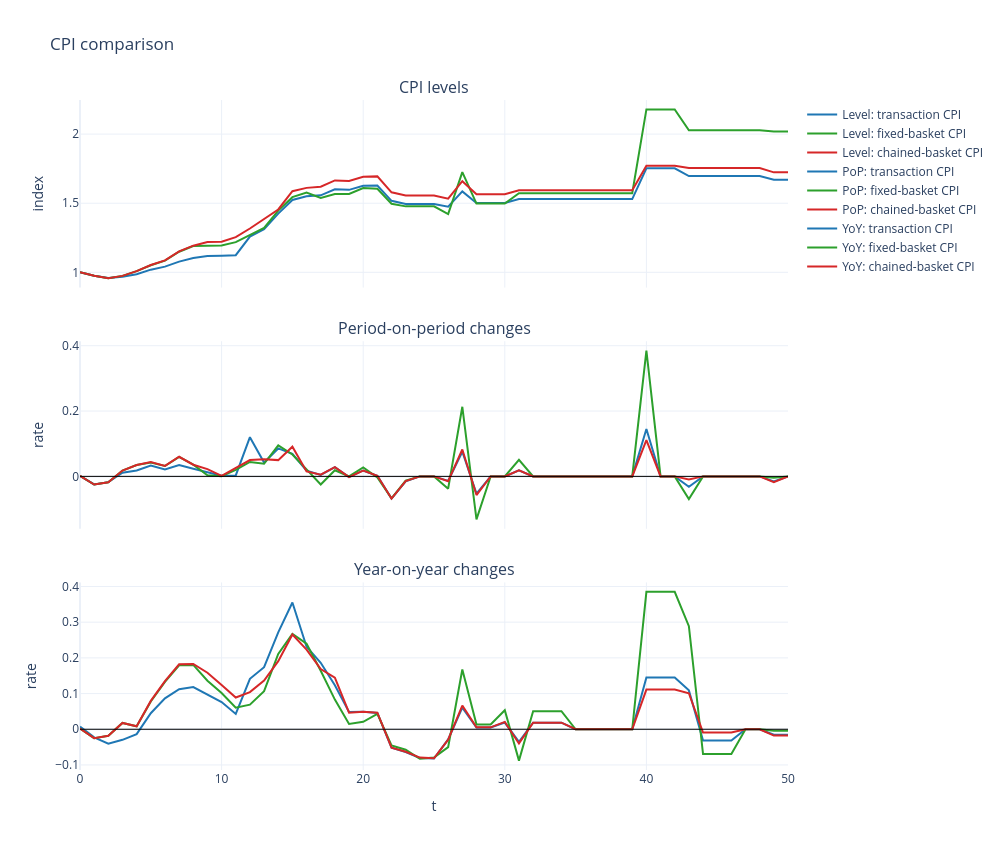
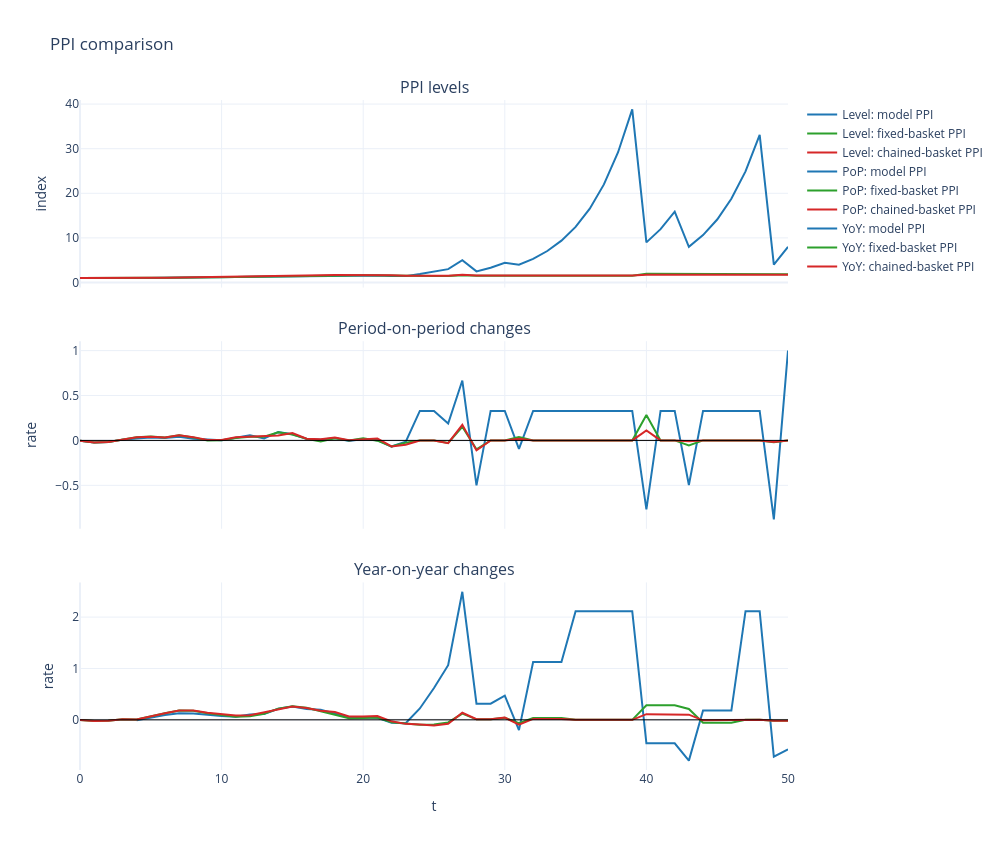
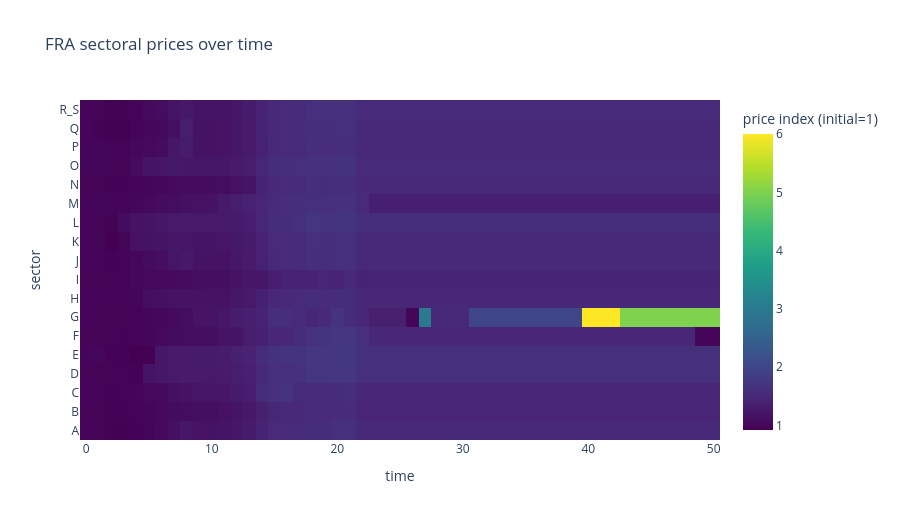
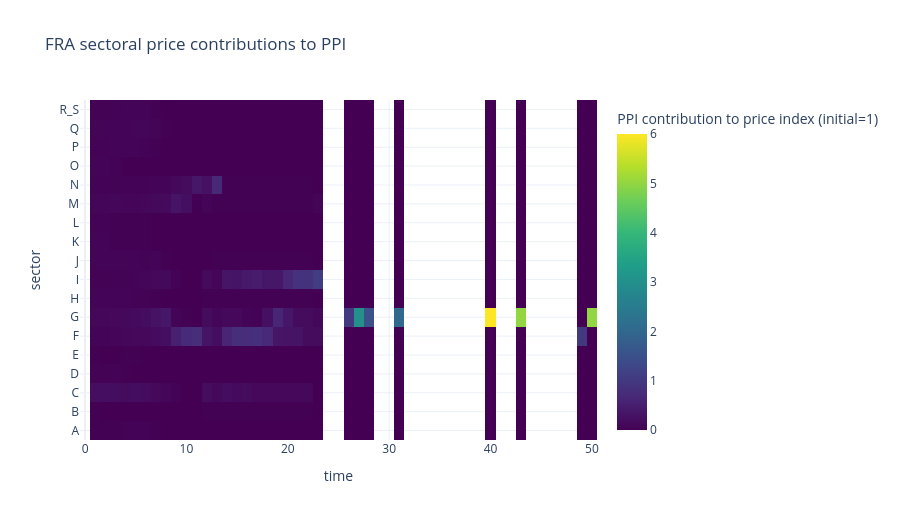

The notebook cell saved with these charts, in order:
### Code cell
# Price And Sector Diagnostics
cpi_df = build_cpi_comparison_df(model, country_code=cfg.country_iso3)
ppi_df = build_ppi_comparison_df(model, country_code=cfg.country_iso3)
plot_cpi_comparison(cpi_df)
plot_ppi_comparison(ppi_df)
plot_sectoral_prices_over_time(model=model, country_code=cfg.country_iso3)
plot_sectoral_prices_over_time(model=model, country_code=cfg.country_iso3, kind="lines", print_sector_names=False)
plot_employment_by_sector(model, cfg.country_iso3, title="Employment by sector (model)")

### Figure 1 — Plotly figure (JSON) as saved in the notebook; plotly's stock layout.template omitted (floating-point values rounded to 4 significant figures)
{"data": [{"line": {"color": "#1f77b4", "width": 2}, "mode": "lines", "name": "Level: transaction CPI", "type": "scatter", "x": [0, 1, 2, 3, 4, 5, 6, 7, 8, 9, 10, 11, 12, 13, 14, 15, 16, 17, 18, 19, 20, 21, 22, 23, 24, 25, 26, 27, 28, 29, 30, 31, 32, 33, 34, 35, 36, 37, 38, 39, 40, 41, 42, 43, 44, 45, 46, 47, 48, 49, 50], "xaxis": "x", "y": [1.0, 0.9754, 0.9582, 0.9688, 0.9864, 1.019, 1.041, 1.078, 1.103, 1.118, 1.121, 1.124, 1.259, 1.312, 1.425, 1.523, 1.55, 1.557, 1.601, 1.597, 1.626, 1.628, 1.517, 1.495, 1.495, 1.495, 1.474, 1.586, 1.502, 1.502, 1.502, 1.53, 1.53, 1.53, 1.53, 1.53, 1.53, 1.53, 1.53, 1.53, 1.752, 1.752, 1.752, 1.697, 1.697, 1.697, 1.697, 1.697, 1.697, 1.671, 1.671], "yaxis": "y"}, {"line": {"color": "#2ca02c", "width": 2}, "mode": "lines", "name": "Level: fixed-basket CPI", "type": "scatter", "x": [0, 1, 2, 3, 4, 5, 6, 7, 8, 9, 10, 11, 12, 13, 14, 15, 16, 17, 18, 19, 20, 21, 22, 23, 24, 25, 26, 27, 28, 29, 30, 31, 32, 33, 34, 35, 36, 37, 38, 39, 40, 41, 42, 43, 44, 45, 46, 47, 48, 49, 50], "xaxis": "x", "y": [1.0, 0.9751, 0.9574, 0.9745, 1.008, 1.051, 1.084, 1.149, 1.19, 1.194, 1.194, 1.218, 1.272, 1.321, 1.447, 1.544, 1.577, 1.538, 1.567, 1.567, 1.61, 1.604, 1.496, 1.477, 1.477, 1.477, 1.422, 1.724, 1.497, 1.497, 1.497, 1.573, 1.573, 1.573, 1.573, 1.573, 1.573, 1.573, 1.573, 1.573, 2.179, 2.179, 2.179, 2.027, 2.027, 2.027, 2.027, 2.027, 2.027, 2.019, 2.019], "yaxis": "y"}, {"line": {"color": "#d62728", "width": 2}, "mode": "lines", "name": "Level: chained-basket CPI", "type": "scatter", "x": [0, 1, 2, 3, 4, 5, 6, 7, 8, 9, 10, 11, 12, 13, 14, 15, 16, 17, 18, 19, 20, 21, 22, 23, 24, 25, 26, 27, 28, 29, 30, 31, 32, 33, 34, 35, 36, 37, 38, 39, 40, 41, 42, 43, 44, 45, 46, 47, 48, 49, 50], "xaxis": "x", "y": [1.0, 0.9751, 0.9574, 0.9745, 1.008, 1.053, 1.087, 1.152, 1.193, 1.219, 1.222, 1.254, 1.317, 1.386, 1.455, 1.587, 1.611, 1.619, 1.665, 1.661, 1.691, 1.694, 1.579, 1.556, 1.556, 1.556, 1.533, 1.66, 1.565, 1.565, 1.565, 1.594, 1.594, 1.594, 1.594, 1.594, 1.594, 1.594, 1.594, 1.594, 1.771, 1.771, 1.771, 1.754, 1.754, 1.754, 1.754, 1.754, 1.754, 1.723, 1.723], "yaxis": "y"}, {"line": {"color": "#1f77b4", "width": 2}, "mode": "lines", "name": "PoP: transaction CPI", "type": "scatter", "x": [0, 1, 2, 3, 4, 5, 6, 7, 8, 9, 10, 11, 12, 13, 14, 15, 16, 17, 18, 19, 20, 21, 22, 23, 24, 25, 26, 27, 28, 29, 30, 31, 32, 33, 34, 35, 36, 37, 38, 39, 40, 41, 42, 43, 44, 45, 46, 47, 48, 49, 50], "xaxis": "x2", "y": [0.001707, -0.02456, -0.01766, 0.01101, 0.01817, 0.03347, 0.02137, 0.03493, 0.02361, 0.01365, 0.002265, 0.002991, 0.12, 0.04256, 0.08557, 0.06915, 0.01748, 0.004613, 0.028, -0.002391, 0.01811, 0.001684, -0.06812, -0.01488, 0.0, 0.0, -0.01367, 0.07536, -0.05256, 0.0, 0.0, 0.01849, 0.0, 0.0, 0.0, 0.0, 0.0, 0.0, 0.0, 0.0, 0.1452, 0.0, 0.0, -0.03171, 0.0, 0.0, 0.0, 0.0, 0.0, -0.01539, 0.0], "yaxis": "y2"}, {"line": {"color": "#2ca02c", "width": 2}, "mode": "lines", "name": "PoP: fixed-basket CPI", "type": "scatter", "x": [0, 1, 2, 3, 4, 5, 6, 7, 8, 9, 10, 11, 12, 13, 14, 15, 16, 17, 18, 19, 20, 21, 22, 23, 24, 25, 26, 27, 28, 29, 30, 31, 32, 33, 34, 35, 36, 37, 38, 39, 40, 41, 42, 43, 44, 45, 46, 47, 48, 49, 50], "xaxis": "x2", "y": [0.001707, -0.02488, -0.01815, 0.01779, 0.03489, 0.04215, 0.03172, 0.05967, 0.03584, 0.003212, 0.0003885, 0.02005, 0.04414, 0.03862, 0.09496, 0.06709, 0.02148, -0.02468, 0.01887, -7.857e-05, 0.0276, -0.003597, -0.06738, -0.01276, 0.0, 0.0, -0.03771, 0.2131, -0.1317, 0.0, 0.0, 0.05058, 0.0, 0.0, 0.0, 0.0, 0.0, 0.0, 0.0, 0.0, 0.3852, 0.0, 0.0, -0.06951, 0.0, 0.0, 0.0, 0.0, 0.0, -0.004186, 0.0], "yaxis": "y2"}, {"line": {"color": "#d62728", "width": 2}, "mode": "lines", "name": "PoP: chained-basket CPI", "type": "scatter", "x": [0, 1, 2, 3, 4, 5, 6, 7, 8, 9, 10, 11, 12, 13, 14, 15, 16, 17, 18, 19, 20, 21, 22, 23, 24, 25, 26, 27, 28, 29, 30, 31, 32, 33, 34, 35, 36, 37, 38, 39, 40, 41, 42, 43, 44, 45, 46, 47, 48, 49, 50], "xaxis": "x2", "y": [0.001707, -0.02488, -0.01815, 0.01779, 0.03489, 0.04378, 0.03225, 0.06005, 0.03565, 0.02225, 0.001826, 0.02667, 0.05, 0.0522, 0.04981, 0.091, 0.01511, 0.005038, 0.02813, -0.002219, 0.01785, 0.002061, -0.06797, -0.01431, 0.0, 0.0, -0.01494, 0.08247, -0.05714, 0.0, 0.0, 0.01852, 0.0, 0.0, 0.0, 0.0, 0.0, 0.0, 0.0, 0.0, 0.1111, 0.0, 0.0, -0.009259, 0.0, 0.0, 0.0, 0.0, 0.0, -0.01776, 0.0], "yaxis": "y2"}, {"line": {"color": "#1f77b4", "width": 2}, "mode": "lines", "name": "YoY: transaction CPI", "type": "scatter", "x": [0, 1, 2, 3, 4, 5, 6, 7, 8, 9, 10, 11, 12, 13, 14, 15, 16, 17, 18, 19, 20, 21, 22, 23, 24, 25, 26, 27, 28, 29, 30, 31, 32, 33, 34, 35, 36, 37, 38, 39, 40, 41, 42, 43, 44, 45, 46, 47, 48, 49, 50], "xaxis": "x3", "y": [0.00727, -0.02277, -0.04057, -0.02958, -0.01364, 0.04505, 0.08657, 0.1123, 0.1182, 0.09677, 0.07626, 0.04304, 0.1413, 0.1738, 0.2714, 0.3553, 0.2312, 0.1864, 0.1235, 0.04828, 0.04893, 0.04587, -0.05192, -0.06379, -0.08044, -0.08198, -0.02834, 0.06066, 0.004914, 0.004914, 0.01884, -0.03504, 0.01849, 0.01849, 0.01849, 0.0, 0.0, 0.0, 0.0, 0.0, 0.1452, 0.1452, 0.1452, 0.1089, -0.03171, -0.03171, -0.03171, 0.0, 0.0, -0.01539, -0.01539], "yaxis": "y3"}, {"line": {"color": "#2ca02c", "width": 2}, "mode": "lines", "name": "YoY: fixed-basket CPI", "type": "scatter", "x": [0, 1, 2, 3, 4, 5, 6, 7, 8, 9, 10, 11, 12, 13, 14, 15, 16, 17, 18, 19, 20, 21, 22, 23, 24, 25, 26, 27, 28, 29, 30, 31, 32, 33, 34, 35, 36, 37, 38, 39, 40, 41, 42, 43, 44, 45, 46, 47, 48, 49, 50], "xaxis": "x3", "y": [0.001707, -0.02488, -0.01815, 0.01779, 0.008458, 0.07778, 0.1325, 0.1791, 0.1802, 0.1361, 0.1016, 0.06041, 0.06891, 0.1066, 0.2112, 0.2671, 0.2396, 0.1641, 0.08317, 0.01499, 0.02107, 0.04314, -0.04516, -0.05727, -0.08259, -0.07928, -0.04999, 0.1674, 0.01356, 0.01356, 0.05327, -0.08783, 0.05058, 0.05058, 0.05058, 0.0, 0.0, 0.0, 0.0, 0.0, 0.3852, 0.3852, 0.3852, 0.2889, -0.06951, -0.06951, -0.06951, 0.0, 0.0, -0.004186, -0.004186], "yaxis": "y3"}, {"line": {"color": "#d62728", "width": 2}, "mode": "lines", "name": "YoY: chained-basket CPI", "type": "scatter", "x": [0, 1, 2, 3, 4, 5, 6, 7, 8, 9, 10, 11, 12, 13, 14, 15, 16, 17, 18, 19, 20, 21, 22, 23, 24, 25, 26, 27, 28, 29, 30, 31, 32, 33, 34, 35, 36, 37, 38, 39, 40, 41, 42, 43, 44, 45, 46, 47, 48, 49, 50], "xaxis": "x3", "y": [0.001707, -0.02488, -0.01815, 0.01779, 0.008458, 0.07946, 0.1349, 0.182, 0.1829, 0.1585, 0.1243, 0.08892, 0.104, 0.1363, 0.1908, 0.2654, 0.2233, 0.1685, 0.1444, 0.04659, 0.04942, 0.04631, -0.05149, -0.06298, -0.07941, -0.0813, -0.02903, 0.0663, 0.005371, 0.005371, 0.02062, -0.03968, 0.01852, 0.01852, 0.01852, 0.0, 0.0, 0.0, 0.0, 0.0, 0.1111, 0.1111, 0.1111, 0.1008, -0.009259, -0.009259, -0.009259, 0.0, 0.0, -0.01776, -0.01776], "yaxis": "y3"}], "layout": {"annotations": [{"font": {"size": 16}, "showarrow": false, "text": "CPI levels", "x": 0.5, "xanchor": "center", "xref": "paper", "y": 1, "yanchor": "bottom", "yref": "paper"}, {"font": {"size": 16}, "showarrow": false, "text": "Period-on-period changes", "x": 0.5, "xanchor": "center", "xref": "paper", "y": 0.64, "yanchor": "bottom", "yref": "paper"}, {"font": {"size": 16}, "showarrow": false, "text": "Year-on-year changes", "x": 0.5, "xanchor": "center", "xref": "paper", "y": 0.28, "yanchor": "bottom", "yref": "paper"}], "height": 850, "shapes": [{"line": {"color": "black", "width": 1}, "type": "line", "x0": 0, "x1": 1, "xref": "x2 domain", "y0": 0, "y1": 0, "yref": "y2"}, {"line": {"color": "black", "width": 1}, "type": "line", "x0": 0, "x1": 1, "xref": "x3 domain", "y0": 0, "y1": 0, "yref": "y3"}], "title": {"text": "CPI comparison"}, "width": 1000, "xaxis": {"anchor": "y", "domain": [0, 1], "matches": "x3", "showticklabels": false}, "xaxis2": {"anchor": "y2", "domain": [0, 1], "matches": "x3", "showticklabels": false}, "xaxis3": {"anchor": "y3", "domain": [0, 1], "title": {"text": "t"}}, "yaxis": {"anchor": "x", "domain": [0.72, 1], "title": {"text": "index"}}, "yaxis2": {"anchor": "x2", "domain": [0.36, 0.64], "title": {"text": "rate"}}, "yaxis3": {"anchor": "x3", "domain": [0, 0.28], "title": {"text": "rate"}}}}

### Figure 2 — Plotly figure (JSON) as saved in the notebook; plotly's stock layout.template omitted (floating-point values rounded to 4 significant figures)
{"data": [{"line": {"color": "#1f77b4", "width": 2}, "mode": "lines", "name": "Level: model PPI", "type": "scatter", "x": [0, 1, 2, 3, 4, 5, 6, 7, 8, 9, 10, 11, 12, 13, 14, 15, 16, 17, 18, 19, 20, 21, 22, 23, 24, 25, 26, 27, 28, 29, 30, 31, 32, 33, 34, 35, 36, 37, 38, 39, 40, 41, 42, 43, 44, 45, 46, 47, 48, 49, 50], "xaxis": "x", "y": [1.0, 0.9777, 0.961, 0.9696, 0.9914, 1.022, 1.05, 1.094, 1.113, 1.126, 1.127, 1.161, 1.227, 1.253, 1.369, 1.462, 1.488, 1.499, 1.54, 1.532, 1.557, 1.561, 1.454, 1.431, 1.902, 2.526, 3.0, 5.0, 2.5, 3.321, 4.412, 4.0, 5.314, 7.06, 9.379, 12.46, 16.55, 21.99, 29.21, 38.81, 9.0, 11.96, 15.88, 8.0, 10.63, 14.12, 18.76, 24.92, 33.11, 4.0, 8.0], "yaxis": "y"}, {"line": {"color": "#2ca02c", "width": 2}, "mode": "lines", "name": "Level: fixed-basket PPI", "type": "scatter", "x": [0, 1, 2, 3, 4, 5, 6, 7, 8, 9, 10, 11, 12, 13, 14, 15, 16, 17, 18, 19, 20, 21, 22, 23, 24, 25, 26, 27, 28, 29, 30, 31, 32, 33, 34, 35, 36, 37, 38, 39, 40, 41, 42, 43, 44, 45, 46, 47, 48, 49, 50], "xaxis": "x", "y": [1.0, 0.9782, 0.9618, 0.9723, 1.008, 1.051, 1.085, 1.147, 1.186, 1.184, 1.186, 1.218, 1.269, 1.323, 1.444, 1.541, 1.57, 1.55, 1.587, 1.587, 1.626, 1.621, 1.511, 1.473, 1.473, 1.473, 1.433, 1.651, 1.488, 1.488, 1.488, 1.542, 1.542, 1.542, 1.542, 1.542, 1.542, 1.542, 1.542, 1.542, 1.978, 1.978, 1.978, 1.869, 1.869, 1.869, 1.869, 1.869, 1.869, 1.833, 1.833], "yaxis": "y"}, {"line": {"color": "#d62728", "width": 2}, "mode": "lines", "name": "Level: chained-basket PPI", "type": "scatter", "x": [0, 1, 2, 3, 4, 5, 6, 7, 8, 9, 10, 11, 12, 13, 14, 15, 16, 17, 18, 19, 20, 21, 22, 23, 24, 25, 26, 27, 28, 29, 30, 31, 32, 33, 34, 35, 36, 37, 38, 39, 40, 41, 42, 43, 44, 45, 46, 47, 48, 49, 50], "xaxis": "x", "y": [1.0, 0.9782, 0.9618, 0.9723, 1.008, 1.05, 1.084, 1.147, 1.189, 1.196, 1.201, 1.243, 1.297, 1.368, 1.444, 1.563, 1.594, 1.613, 1.663, 1.669, 1.695, 1.731, 1.615, 1.538, 1.538, 1.538, 1.49, 1.749, 1.555, 1.555, 1.555, 1.584, 1.584, 1.584, 1.584, 1.584, 1.584, 1.584, 1.584, 1.584, 1.76, 1.76, 1.76, 1.743, 1.743, 1.743, 1.743, 1.743, 1.743, 1.712, 1.712], "yaxis": "y"}, {"line": {"color": "#1f77b4", "width": 2}, "mode": "lines", "name": "PoP: model PPI", "type": "scatter", "x": [0, 1, 2, 3, 4, 5, 6, 7, 8, 9, 10, 11, 12, 13, 14, 15, 16, 17, 18, 19, 20, 21, 22, 23, 24, 25, 26, 27, 28, 29, 30, 31, 32, 33, 34, 35, 36, 37, 38, 39, 40, 41, 42, 43, 44, 45, 46, 47, 48, 49, 50], "xaxis": "x2", "y": [-0.00324, -0.02226, -0.01713, 0.008923, 0.02254, 0.03135, 0.02697, 0.04193, 0.01763, 0.01119, 0.0008035, 0.03003, 0.05696, 0.02153, 0.09222, 0.0685, 0.01725, 0.007458, 0.02757, -0.005044, 0.01586, 0.002509, -0.06823, -0.01553, 0.3285, 0.3285, 0.1875, 0.6667, -0.5, 0.3285, 0.3285, -0.09344, 0.3285, 0.3285, 0.3285, 0.3285, 0.3285, 0.3285, 0.3285, 0.3285, -0.7681, 0.3285, 0.3285, -0.4964, 0.3285, 0.3285, 0.3285, 0.3285, 0.3285, -0.8792, 1.0], "yaxis": "y2"}, {"line": {"color": "#2ca02c", "width": 2}, "mode": "lines", "name": "PoP: fixed-basket PPI", "type": "scatter", "x": [0, 1, 2, 3, 4, 5, 6, 7, 8, 9, 10, 11, 12, 13, 14, 15, 16, 17, 18, 19, 20, 21, 22, 23, 24, 25, 26, 27, 28, 29, 30, 31, 32, 33, 34, 35, 36, 37, 38, 39, 40, 41, 42, 43, 44, 45, 46, 47, 48, 49, 50], "xaxis": "x2", "y": [-0.00324, -0.02181, -0.01674, 0.01092, 0.03623, 0.0429, 0.03256, 0.05728, 0.0338, -0.001647, 0.001378, 0.02729, 0.04227, 0.04231, 0.09163, 0.06686, 0.01862, -0.01226, 0.02364, -5.853e-05, 0.02434, -0.002674, -0.0683, -0.02469, 0.0, 0.0, -0.02722, 0.1522, -0.09905, 0.0, 0.0, 0.03665, 0.0, 0.0, 0.0, 0.0, 0.0, 0.0, 0.0, 0.0, 0.2828, 0.0, 0.0, -0.05512, 0.0, 0.0, 0.0, 0.0, 0.0, -0.0193, 0.0], "yaxis": "y2"}, {"line": {"color": "#d62728", "width": 2}, "mode": "lines", "name": "PoP: chained-basket PPI", "type": "scatter", "x": [0, 1, 2, 3, 4, 5, 6, 7, 8, 9, 10, 11, 12, 13, 14, 15, 16, 17, 18, 19, 20, 21, 22, 23, 24, 25, 26, 27, 28, 29, 30, 31, 32, 33, 34, 35, 36, 37, 38, 39, 40, 41, 42, 43, 44, 45, 46, 47, 48, 49, 50], "xaxis": "x2", "y": [-0.00324, -0.02181, -0.01674, 0.01092, 0.03623, 0.04202, 0.03279, 0.058, 0.03661, 0.005585, 0.003956, 0.03549, 0.0433, 0.05485, 0.05524, 0.08296, 0.01929, 0.01189, 0.03141, 0.003363, 0.01572, 0.02098, -0.06704, -0.04755, 0.0, 0.0, -0.03098, 0.1739, -0.1111, 0.0, 0.0, 0.01852, 0.0, 0.0, 0.0, 0.0, 0.0, 0.0, 0.0, 0.0, 0.1111, 0.0, 0.0, -0.009259, 0.0, 0.0, 0.0, 0.0, 0.0, -0.01776, 0.0], "yaxis": "y2"}, {"line": {"color": "#1f77b4", "width": 2}, "mode": "lines", "name": "YoY: model PPI", "type": "scatter", "x": [0, 1, 2, 3, 4, 5, 6, 7, 8, 9, 10, 11, 12, 13, 14, 15, 16, 17, 18, 19, 20, 21, 22, 23, 24, 25, 26, 27, 28, 29, 30, 31, 32, 33, 34, 35, 36, 37, 38, 39, 40, 41, 42, 43, 44, 45, 46, 47, 48, 49, 50], "xaxis": "x3", "y": [NaN, NaN, NaN, NaN, -0.008585, 0.04577, 0.0927, 0.1285, 0.123, 0.1011, 0.07303, 0.06077, 0.1018, 0.113, 0.2147, 0.2601, 0.2127, 0.196, 0.1252, 0.04778, 0.04635, 0.04121, -0.05586, -0.06581, 0.2217, 0.619, 1.063, 2.493, 0.3146, 0.3146, 0.4708, -0.2, 1.126, 1.126, 1.126, 2.115, 2.115, 2.115, 2.115, 2.115, -0.4563, -0.4563, -0.4563, -0.7939, 0.1809, 0.1809, 0.1809, 2.115, 2.115, -0.7167, -0.5735], "yaxis": "y3"}, {"line": {"color": "#2ca02c", "width": 2}, "mode": "lines", "name": "YoY: fixed-basket PPI", "type": "scatter", "x": [0, 1, 2, 3, 4, 5, 6, 7, 8, 9, 10, 11, 12, 13, 14, 15, 16, 17, 18, 19, 20, 21, 22, 23, 24, 25, 26, 27, 28, 29, 30, 31, 32, 33, 34, 35, 36, 37, 38, 39, 40, 41, 42, 43, 44, 45, 46, 47, 48, 49, 50], "xaxis": "x3", "y": [-0.00324, -0.02181, -0.01674, 0.01092, 0.007549, 0.07421, 0.1281, 0.1798, 0.177, 0.1267, 0.09272, 0.06173, 0.07043, 0.1176, 0.2183, 0.2652, 0.2365, 0.1718, 0.09877, 0.02985, 0.03564, 0.04569, -0.04823, -0.07167, -0.09373, -0.0913, -0.05124, 0.1208, 0.009786, 0.009786, 0.03804, -0.06603, 0.03665, 0.03665, 0.03665, 0.0, 0.0, 0.0, 0.0, 0.0, 0.2828, 0.2828, 0.2828, 0.2121, -0.05512, -0.05512, -0.05512, 0.0, 0.0, -0.0193, -0.0193], "yaxis": "y3"}, {"line": {"color": "#d62728", "width": 2}, "mode": "lines", "name": "YoY: chained-basket PPI", "type": "scatter", "x": [0, 1, 2, 3, 4, 5, 6, 7, 8, 9, 10, 11, 12, 13, 14, 15, 16, 17, 18, 19, 20, 21, 22, 23, 24, 25, 26, 27, 28, 29, 30, 31, 32, 33, 34, 35, 36, 37, 38, 39, 40, 41, 42, 43, 44, 45, 46, 47, 48, 49, 50], "xaxis": "x3", "y": [-0.00324, -0.02181, -0.01674, 0.01092, 0.007549, 0.07329, 0.1274, 0.1799, 0.1803, 0.139, 0.1072, 0.08366, 0.09066, 0.1441, 0.2025, 0.2577, 0.2287, 0.1787, 0.1521, 0.06738, 0.06364, 0.0732, -0.02923, -0.07849, -0.09275, -0.1114, -0.07706, 0.1375, 0.01114, 0.01114, 0.04346, -0.09462, 0.01852, 0.01852, 0.01852, 0.0, 0.0, 0.0, 0.0, 0.0, 0.1111, 0.1111, 0.1111, 0.1008, -0.009259, -0.009259, -0.009259, 0.0, 0.0, -0.01776, -0.01776], "yaxis": "y3"}], "layout": {"annotations": [{"font": {"size": 16}, "showarrow": false, "text": "PPI levels", "x": 0.5, "xanchor": "center", "xref": "paper", "y": 1, "yanchor": "bottom", "yref": "paper"}, {"font": {"size": 16}, "showarrow": false, "text": "Period-on-period changes", "x": 0.5, "xanchor": "center", "xref": "paper", "y": 0.64, "yanchor": "bottom", "yref": "paper"}, {"font": {"size": 16}, "showarrow": false, "text": "Year-on-year changes", "x": 0.5, "xanchor": "center", "xref": "paper", "y": 0.28, "yanchor": "bottom", "yref": "paper"}], "height": 850, "shapes": [{"line": {"color": "black", "width": 1}, "type": "line", "x0": 0, "x1": 1, "xref": "x2 domain", "y0": 0, "y1": 0, "yref": "y2"}, {"line": {"color": "black", "width": 1}, "type": "line", "x0": 0, "x1": 1, "xref": "x3 domain", "y0": 0, "y1": 0, "yref": "y3"}], "title": {"text": "PPI comparison"}, "width": 1000, "xaxis": {"anchor": "y", "domain": [0, 1], "matches": "x3", "showticklabels": false}, "xaxis2": {"anchor": "y2", "domain": [0, 1], "matches": "x3", "showticklabels": false}, "xaxis3": {"anchor": "y3", "domain": [0, 1], "title": {"text": "t"}}, "yaxis": {"anchor": "x", "domain": [0.72, 1], "title": {"text": "index"}}, "yaxis2": {"anchor": "x2", "domain": [0.36, 0.64], "title": {"text": "rate"}}, "yaxis3": {"anchor": "x3", "domain": [0, 0.28], "title": {"text": "rate"}}}}

### Figure 3 — Plotly figure (JSON) as saved in the notebook; plotly's stock layout.template omitted (floating-point values rounded to 4 significant figures; data arrays with more than 128 entries replaced by an {"elided": "..."} marker saying what was removed)
{"data": [{"colorbar": {"title": {"text": "price index (initial=1)"}}, "colorscale": [[0, "#440154"], [0.1111, "#482878"], [0.2222, "#3e4989"], [0.3333, "#31688e"], [0.4444, "#26828e"], [0.5556, "#1f9e89"], [0.6667, "#35b779"], [0.7778, "#6ece58"], [0.8889, "#b5de2b"], [1, "#fde725"]], "hovertemplate": "time=%{x}<br>sector=%{y}<br>price index (initial=1)=%{z:.4g}<extra></extra>", "type": "heatmap", "x": [0, 1, 2, 3, 4, 5, 6, 7, 8, 9, 10, 11, 12, 13, 14, 15, 16, 17, 18, 19, 20, 21, 22, 23, 24, 25, 26, 27, 28, 29, 30, 31, 32, 33, 34, 35, 36, 37, 38, 39, 40, 41, 42, 43, 44, 45, 46, 47, 48, 49, 50], "y": ["A", "B", "C", "D", "E", "F", "G", "H", "I", "J", "K", "L", "M", "N", "O", "P", "Q", "R_S"], "z": {"elided": "18x51 float values"}}], "layout": {"height": 520, "title": {"text": "FRA sectoral prices over time"}, "width": 900, "xaxis": {"title": {"text": "time"}}, "yaxis": {"title": {"text": "sector"}}}}

### Figure 4 — Plotly figure (JSON) as saved in the notebook; plotly's stock layout.template omitted (floating-point values rounded to 4 significant figures; data arrays with more than 128 entries replaced by an {"elided": "..."} marker saying what was removed)
{"data": [{"colorbar": {"title": {"text": "PPI contribution to price index (initial=1)"}}, "colorscale": [[0, "#440154"], [0.1111, "#482878"], [0.2222, "#3e4989"], [0.3333, "#31688e"], [0.4444, "#26828e"], [0.5556, "#1f9e89"], [0.6667, "#35b779"], [0.7778, "#6ece58"], [0.8889, "#b5de2b"], [1, "#fde725"]], "hovertemplate": "time=%{x}<br>sector=%{y}<br>PPI contribution to price index (initial=1)=%{z:.4g}<extra></extra>", "type": "heatmap", "x": [0, 1, 2, 3, 4, 5, 6, 7, 8, 9, 10, 11, 12, 13, 14, 15, 16, 17, 18, 19, 20, 21, 22, 23, 24, 25, 26, 27, 28, 29, 30, 31, 32, 33, 34, 35, 36, 37, 38, 39, 40, 41, 42, 43, 44, 45, 46, 47, 48, 49, 50], "y": ["A", "B", "C", "D", "E", "F", "G", "H", "I", "J", "K", "L", "M", "N", "O", "P", "Q", "R_S"], "z": {"elided": "18x51 float values"}}], "layout": {"height": 520, "title": {"text": "FRA sectoral price contributions to PPI"}, "width": 900, "xaxis": {"title": {"text": "time"}}, "yaxis": {"title": {"text": "sector"}}}}
